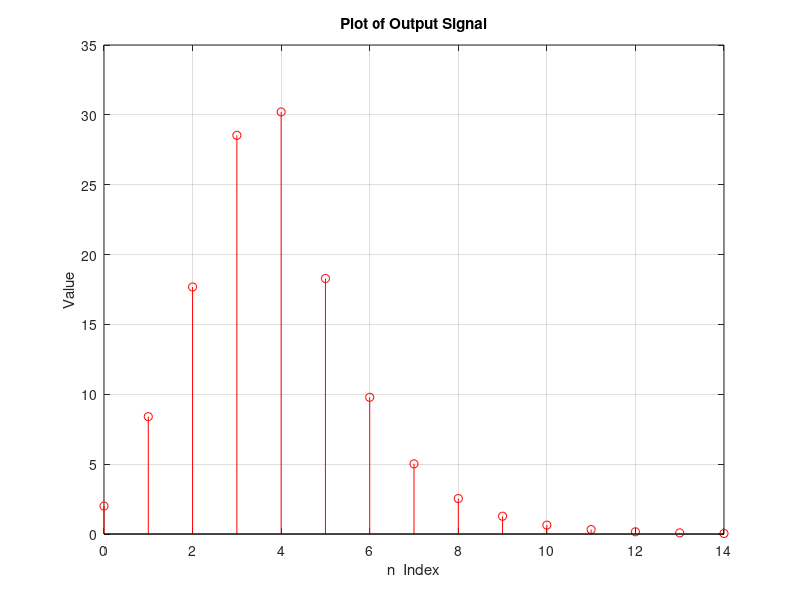

Source code (MATLAB):
clc
clear all
close all 

% n=0:15;
% a=[1 -0.7 0.1];
% b=[2 3 0];
% yi=[]
% x=zeros(1,15);
% x(1:4)=[1,2,3,4];
% 
% y=filter(b,a,x);
% 
% plot(n,y)
% xlabel('n')
% ylabel('Value')
% title('Plot of Output Signal')
% grid on
% 

yi = 0; %y(-1)
yj = 0; %y(-2)
y = zeros(1,15);
x = zeros (1,15);
x(1:4) = [1 2 3 4];
xi = 0; %x(-1)
q = 0:14;

for n = 1:15
    if n == 1
        y(n) = .7*yi-0.1*yj+2*x(n)+3*xi; 
    elseif n==2
        y(n) = .7*y(n-1)-0.1*yi+2*x(n)+3*x(n-1);
    else
        y(n) = .7*y(n-1)-0.1*y(n-2)+2*x(n)+3*x(n-1);
    end
end
stem(q,y,'r')
xlabel('n  Index')
ylabel('Value')
title('Plot of Output Signal')
grid on
